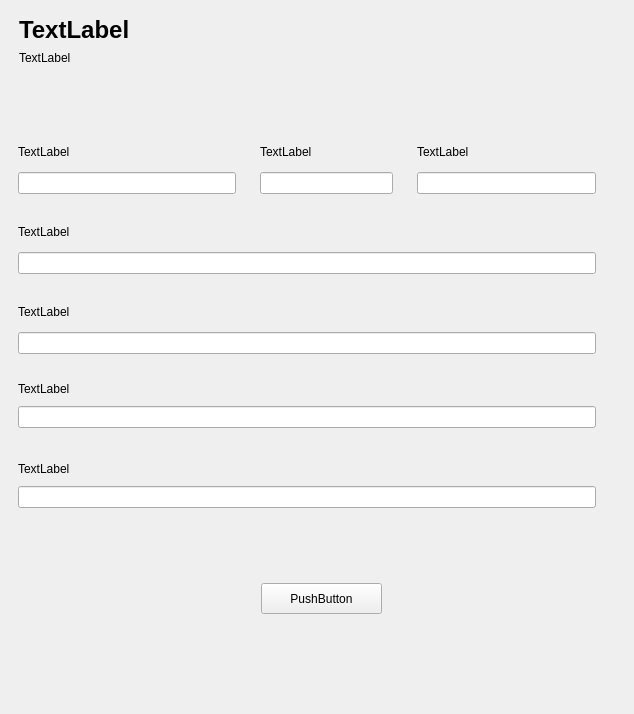
<?xml version="1.0" encoding="UTF-8"?>
<ui version="4.0">
 <class>RegisterWindow</class>
 <widget class="QMainWindow" name="RegisterWindow">
  <property name="geometry">
   <rect>
    <x>0</x>
    <y>0</y>
    <width>634</width>
    <height>714</height>
   </rect>
  </property>
  <property name="sizePolicy">
   <sizepolicy hsizetype="Fixed" vsizetype="Fixed">
    <horstretch>0</horstretch>
    <verstretch>0</verstretch>
   </sizepolicy>
  </property>
  <property name="minimumSize">
   <size>
    <width>634</width>
    <height>714</height>
   </size>
  </property>
  <property name="maximumSize">
   <size>
    <width>634</width>
    <height>714</height>
   </size>
  </property>
  <property name="windowTitle">
   <string>MainWindow</string>
  </property>
  <widget class="QWidget" name="centralwidget">
   <property name="sizePolicy">
    <sizepolicy hsizetype="Maximum" vsizetype="Maximum">
     <horstretch>0</horstretch>
     <verstretch>0</verstretch>
    </sizepolicy>
   </property>
   <layout class="QGridLayout" name="gridLayout_2">
    <item row="0" column="2">
     <layout class="QGridLayout" name="gridLayout">
      <item row="17" column="7">
       <spacer name="horizontalSpacer_14">
        <property name="orientation">
         <enum>Qt::Horizontal</enum>
        </property>
        <property name="sizeHint" stdset="0">
         <size>
          <width>40</width>
          <height>20</height>
         </size>
        </property>
       </spacer>
      </item>
      <item row="15" column="19">
       <spacer name="verticalSpacer">
        <property name="orientation">
         <enum>Qt::Vertical</enum>
        </property>
        <property name="sizeType">
         <enum>QSizePolicy::Preferred</enum>
        </property>
        <property name="sizeHint" stdset="0">
         <size>
          <width>3</width>
          <height>40</height>
         </size>
        </property>
       </spacer>
      </item>
      <item row="17" column="19">
       <spacer name="verticalSpacer_18">
        <property name="orientation">
         <enum>Qt::Vertical</enum>
        </property>
        <property name="sizeHint" stdset="0">
         <size>
          <width>20</width>
          <height>40</height>
         </size>
        </property>
       </spacer>
      </item>
      <item row="4" column="19">
       <spacer name="verticalSpacer_13">
        <property name="orientation">
         <enum>Qt::Vertical</enum>
        </property>
        <property name="sizeType">
         <enum>QSizePolicy::Preferred</enum>
        </property>
        <property name="sizeHint" stdset="0">
         <size>
          <width>3</width>
          <height>40</height>
         </size>
        </property>
       </spacer>
      </item>
      <item row="3" column="2" rowspan="2" colspan="7">
       <widget class="QWidget" name="widget_2" native="true">
        <layout class="QGridLayout" name="gridLayout_3">
         <item row="0" column="0">
          <widget class="QLabel" name="RegisterFormFirstnameLabel">
           <property name="text">
            <string>TextLabel</string>
           </property>
          </widget>
         </item>
         <item row="1" column="0">
          <widget class="QLineEdit" name="RegisterFormFirstnameLineEdit">
           <property name="focusPolicy">
            <enum>Qt::StrongFocus</enum>
           </property>
          </widget>
         </item>
        </layout>
       </widget>
      </item>
      <item row="3" column="9" rowspan="2" colspan="4">
       <widget class="QWidget" name="widget_3" native="true">
        <layout class="QGridLayout" name="gridLayout_4">
         <item row="0" column="0">
          <widget class="QLabel" name="RegisterFormSuffixLabel">
           <property name="text">
            <string>TextLabel</string>
           </property>
          </widget>
         </item>
         <item row="1" column="0">
          <widget class="QLineEdit" name="RegisterFormSuffixLineEdit">
           <property name="focusPolicy">
            <enum>Qt::ClickFocus</enum>
           </property>
          </widget>
         </item>
        </layout>
       </widget>
      </item>
      <item row="8" column="19">
       <spacer name="verticalSpacer_15">
        <property name="orientation">
         <enum>Qt::Vertical</enum>
        </property>
        <property name="sizeType">
         <enum>QSizePolicy::Preferred</enum>
        </property>
        <property name="sizeHint" stdset="0">
         <size>
          <width>3</width>
          <height>40</height>
         </size>
        </property>
       </spacer>
      </item>
      <item row="17" column="17">
       <spacer name="horizontalSpacer_9">
        <property name="orientation">
         <enum>Qt::Horizontal</enum>
        </property>
        <property name="sizeHint" stdset="0">
         <size>
          <width>40</width>
          <height>20</height>
         </size>
        </property>
       </spacer>
      </item>
      <item row="13" column="19">
       <spacer name="verticalSpacer_2">
        <property name="orientation">
         <enum>Qt::Vertical</enum>
        </property>
        <property name="sizeType">
         <enum>QSizePolicy::Preferred</enum>
        </property>
        <property name="sizeHint" stdset="0">
         <size>
          <width>3</width>
          <height>40</height>
         </size>
        </property>
       </spacer>
      </item>
      <item row="5" column="2" rowspan="2" colspan="17">
       <widget class="QWidget" name="widget_5" native="true">
        <layout class="QGridLayout" name="gridLayout_6">
         <item row="0" column="0">
          <widget class="QLabel" name="RegisterFormUsernameLabel">
           <property name="text">
            <string>TextLabel</string>
           </property>
          </widget>
         </item>
         <item row="1" column="0">
          <widget class="QLineEdit" name="RegisterFormUsernameLineEdit">
           <property name="sizePolicy">
            <sizepolicy hsizetype="Expanding" vsizetype="Fixed">
             <horstretch>0</horstretch>
             <verstretch>0</verstretch>
            </sizepolicy>
           </property>
           <property name="focusPolicy">
            <enum>Qt::ClickFocus</enum>
           </property>
          </widget>
         </item>
        </layout>
       </widget>
      </item>
      <item row="17" column="6">
       <spacer name="horizontalSpacer_3">
        <property name="orientation">
         <enum>Qt::Horizontal</enum>
        </property>
        <property name="sizeHint" stdset="0">
         <size>
          <width>40</width>
          <height>20</height>
         </size>
        </property>
       </spacer>
      </item>
      <item row="2" column="19">
       <spacer name="verticalSpacer_9">
        <property name="orientation">
         <enum>Qt::Vertical</enum>
        </property>
        <property name="sizeType">
         <enum>QSizePolicy::Preferred</enum>
        </property>
        <property name="sizeHint" stdset="0">
         <size>
          <width>3</width>
          <height>40</height>
         </size>
        </property>
       </spacer>
      </item>
      <item row="17" column="13">
       <spacer name="horizontalSpacer_7">
        <property name="orientation">
         <enum>Qt::Horizontal</enum>
        </property>
        <property name="sizeHint" stdset="0">
         <size>
          <width>40</width>
          <height>20</height>
         </size>
        </property>
       </spacer>
      </item>
      <item row="17" column="5">
       <spacer name="horizontalSpacer_13">
        <property name="orientation">
         <enum>Qt::Horizontal</enum>
        </property>
        <property name="sizeHint" stdset="0">
         <size>
          <width>40</width>
          <height>20</height>
         </size>
        </property>
       </spacer>
      </item>
      <item row="9" column="2" rowspan="2" colspan="17">
       <widget class="QWidget" name="widget_7" native="true">
        <layout class="QGridLayout" name="gridLayout_8">
         <item row="0" column="0">
          <widget class="QLabel" name="RegisterFormPasswordLabel_1">
           <property name="sizePolicy">
            <sizepolicy hsizetype="Preferred" vsizetype="Fixed">
             <horstretch>0</horstretch>
             <verstretch>0</verstretch>
            </sizepolicy>
           </property>
           <property name="text">
            <string>TextLabel</string>
           </property>
          </widget>
         </item>
         <item row="1" column="0">
          <widget class="QLineEdit" name="RegisterFormPasswordLineEdit_1">
           <property name="sizePolicy">
            <sizepolicy hsizetype="Expanding" vsizetype="Fixed">
             <horstretch>0</horstretch>
             <verstretch>0</verstretch>
            </sizepolicy>
           </property>
           <property name="focusPolicy">
            <enum>Qt::ClickFocus</enum>
           </property>
          </widget>
         </item>
        </layout>
       </widget>
      </item>
      <item row="17" column="8">
       <spacer name="horizontalSpacer_4">
        <property name="orientation">
         <enum>Qt::Horizontal</enum>
        </property>
        <property name="sizeHint" stdset="0">
         <size>
          <width>40</width>
          <height>20</height>
         </size>
        </property>
       </spacer>
      </item>
      <item row="11" column="19">
       <spacer name="verticalSpacer_4">
        <property name="orientation">
         <enum>Qt::Vertical</enum>
        </property>
        <property name="sizeType">
         <enum>QSizePolicy::Preferred</enum>
        </property>
        <property name="sizeHint" stdset="0">
         <size>
          <width>3</width>
          <height>40</height>
         </size>
        </property>
       </spacer>
      </item>
      <item row="17" column="14">
       <spacer name="horizontalSpacer_10">
        <property name="orientation">
         <enum>Qt::Horizontal</enum>
        </property>
        <property name="sizeHint" stdset="0">
         <size>
          <width>40</width>
          <height>20</height>
         </size>
        </property>
       </spacer>
      </item>
      <item row="6" column="19">
       <spacer name="verticalSpacer_7">
        <property name="orientation">
         <enum>Qt::Vertical</enum>
        </property>
        <property name="sizeType">
         <enum>QSizePolicy::Preferred</enum>
        </property>
        <property name="sizeHint" stdset="0">
         <size>
          <width>3</width>
          <height>40</height>
         </size>
        </property>
       </spacer>
      </item>
      <item row="17" column="3">
       <spacer name="horizontalSpacer_2">
        <property name="orientation">
         <enum>Qt::Horizontal</enum>
        </property>
        <property name="sizeHint" stdset="0">
         <size>
          <width>40</width>
          <height>20</height>
         </size>
        </property>
       </spacer>
      </item>
      <item row="17" column="15">
       <spacer name="horizontalSpacer_11">
        <property name="orientation">
         <enum>Qt::Horizontal</enum>
        </property>
        <property name="sizeHint" stdset="0">
         <size>
          <width>40</width>
          <height>20</height>
         </size>
        </property>
       </spacer>
      </item>
      <item row="3" column="13" rowspan="2" colspan="6">
       <widget class="QWidget" name="widget_4" native="true">
        <property name="sizePolicy">
         <sizepolicy hsizetype="Preferred" vsizetype="Preferred">
          <horstretch>0</horstretch>
          <verstretch>0</verstretch>
         </sizepolicy>
        </property>
        <layout class="QGridLayout" name="gridLayout_5">
         <item row="1" column="0">
          <widget class="QLineEdit" name="RegisterFormLastnameLineEdit">
           <property name="sizePolicy">
            <sizepolicy hsizetype="Expanding" vsizetype="Fixed">
             <horstretch>0</horstretch>
             <verstretch>0</verstretch>
            </sizepolicy>
           </property>
           <property name="focusPolicy">
            <enum>Qt::ClickFocus</enum>
           </property>
          </widget>
         </item>
         <item row="0" column="0">
          <widget class="QLabel" name="RegisterFormLastnameLabel">
           <property name="text">
            <string>TextLabel</string>
           </property>
          </widget>
         </item>
        </layout>
       </widget>
      </item>
      <item row="17" column="16">
       <spacer name="horizontalSpacer_12">
        <property name="orientation">
         <enum>Qt::Horizontal</enum>
        </property>
        <property name="sizeHint" stdset="0">
         <size>
          <width>40</width>
          <height>20</height>
         </size>
        </property>
       </spacer>
      </item>
      <item row="0" column="19">
       <spacer name="verticalSpacer_10">
        <property name="orientation">
         <enum>Qt::Vertical</enum>
        </property>
        <property name="sizeType">
         <enum>QSizePolicy::Preferred</enum>
        </property>
        <property name="sizeHint" stdset="0">
         <size>
          <width>3</width>
          <height>40</height>
         </size>
        </property>
       </spacer>
      </item>
      <item row="17" column="10">
       <spacer name="horizontalSpacer_6">
        <property name="orientation">
         <enum>Qt::Horizontal</enum>
        </property>
        <property name="sizeHint" stdset="0">
         <size>
          <width>40</width>
          <height>20</height>
         </size>
        </property>
       </spacer>
      </item>
      <item row="7" column="2" rowspan="2" colspan="17">
       <widget class="QWidget" name="widget_6" native="true">
        <layout class="QGridLayout" name="gridLayout_7">
         <item row="0" column="0">
          <widget class="QLabel" name="RegisterFormEmailLabel">
           <property name="text">
            <string>TextLabel</string>
           </property>
          </widget>
         </item>
         <item row="1" column="0">
          <widget class="QLineEdit" name="RegisterFormEmailLineEdit">
           <property name="sizePolicy">
            <sizepolicy hsizetype="Expanding" vsizetype="Fixed">
             <horstretch>0</horstretch>
             <verstretch>0</verstretch>
            </sizepolicy>
           </property>
           <property name="focusPolicy">
            <enum>Qt::ClickFocus</enum>
           </property>
          </widget>
         </item>
        </layout>
       </widget>
      </item>
      <item row="3" column="19">
       <spacer name="verticalSpacer_12">
        <property name="orientation">
         <enum>Qt::Vertical</enum>
        </property>
        <property name="sizeType">
         <enum>QSizePolicy::Preferred</enum>
        </property>
        <property name="sizeHint" stdset="0">
         <size>
          <width>3</width>
          <height>40</height>
         </size>
        </property>
       </spacer>
      </item>
      <item row="1" column="19">
       <spacer name="verticalSpacer_11">
        <property name="orientation">
         <enum>Qt::Vertical</enum>
        </property>
        <property name="sizeType">
         <enum>QSizePolicy::Preferred</enum>
        </property>
        <property name="sizeHint" stdset="0">
         <size>
          <width>3</width>
          <height>40</height>
         </size>
        </property>
       </spacer>
      </item>
      <item row="17" column="4">
       <spacer name="horizontalSpacer">
        <property name="orientation">
         <enum>Qt::Horizontal</enum>
        </property>
        <property name="sizeHint" stdset="0">
         <size>
          <width>40</width>
          <height>20</height>
         </size>
        </property>
       </spacer>
      </item>
      <item row="17" column="9">
       <spacer name="horizontalSpacer_5">
        <property name="orientation">
         <enum>Qt::Horizontal</enum>
        </property>
        <property name="sizeHint" stdset="0">
         <size>
          <width>40</width>
          <height>20</height>
         </size>
        </property>
       </spacer>
      </item>
      <item row="5" column="19">
       <spacer name="verticalSpacer_8">
        <property name="orientation">
         <enum>Qt::Vertical</enum>
        </property>
        <property name="sizeType">
         <enum>QSizePolicy::Preferred</enum>
        </property>
        <property name="sizeHint" stdset="0">
         <size>
          <width>3</width>
          <height>40</height>
         </size>
        </property>
       </spacer>
      </item>
      <item row="16" column="19">
       <spacer name="verticalSpacer_16">
        <property name="orientation">
         <enum>Qt::Vertical</enum>
        </property>
        <property name="sizeHint" stdset="0">
         <size>
          <width>20</width>
          <height>40</height>
         </size>
        </property>
       </spacer>
      </item>
      <item row="10" column="19">
       <spacer name="verticalSpacer_5">
        <property name="orientation">
         <enum>Qt::Vertical</enum>
        </property>
        <property name="sizeType">
         <enum>QSizePolicy::Preferred</enum>
        </property>
        <property name="sizeHint" stdset="0">
         <size>
          <width>3</width>
          <height>40</height>
         </size>
        </property>
       </spacer>
      </item>
      <item row="9" column="19">
       <spacer name="verticalSpacer_6">
        <property name="orientation">
         <enum>Qt::Vertical</enum>
        </property>
        <property name="sizeType">
         <enum>QSizePolicy::Preferred</enum>
        </property>
        <property name="sizeHint" stdset="0">
         <size>
          <width>3</width>
          <height>40</height>
         </size>
        </property>
       </spacer>
      </item>
      <item row="17" column="12">
       <spacer name="horizontalSpacer_8">
        <property name="orientation">
         <enum>Qt::Horizontal</enum>
        </property>
        <property name="sizeHint" stdset="0">
         <size>
          <width>40</width>
          <height>20</height>
         </size>
        </property>
       </spacer>
      </item>
      <item row="12" column="19">
       <spacer name="verticalSpacer_3">
        <property name="orientation">
         <enum>Qt::Vertical</enum>
        </property>
        <property name="sizeType">
         <enum>QSizePolicy::Preferred</enum>
        </property>
        <property name="sizeHint" stdset="0">
         <size>
          <width>3</width>
          <height>40</height>
         </size>
        </property>
       </spacer>
      </item>
      <item row="7" column="19">
       <spacer name="verticalSpacer_14">
        <property name="orientation">
         <enum>Qt::Vertical</enum>
        </property>
        <property name="sizeType">
         <enum>QSizePolicy::Preferred</enum>
        </property>
        <property name="sizeHint" stdset="0">
         <size>
          <width>3</width>
          <height>40</height>
         </size>
        </property>
       </spacer>
      </item>
      <item row="14" column="19">
       <spacer name="verticalSpacer_19">
        <property name="orientation">
         <enum>Qt::Vertical</enum>
        </property>
        <property name="sizeHint" stdset="0">
         <size>
          <width>20</width>
          <height>40</height>
         </size>
        </property>
       </spacer>
      </item>
      <item row="14" column="9" rowspan="2" colspan="4">
       <widget class="QWidget" name="widget_9" native="true">
        <widget class="QPushButton" name="RegisterFormSubmitBtn">
         <property name="geometry">
          <rect>
           <x>10</x>
           <y>20</y>
           <width>121</width>
           <height>31</height>
          </rect>
         </property>
         <property name="focusPolicy">
          <enum>Qt::ClickFocus</enum>
         </property>
         <property name="text">
          <string>PushButton</string>
         </property>
        </widget>
       </widget>
      </item>
      <item row="17" column="11">
       <spacer name="horizontalSpacer_15">
        <property name="orientation">
         <enum>Qt::Horizontal</enum>
        </property>
        <property name="sizeHint" stdset="0">
         <size>
          <width>40</width>
          <height>20</height>
         </size>
        </property>
       </spacer>
      </item>
      <item row="0" column="2" rowspan="3" colspan="7">
       <widget class="QWidget" name="widget" native="true">
        <widget class="QLabel" name="RegisterViewTitleLabel">
         <property name="geometry">
          <rect>
           <x>10</x>
           <y>10</y>
           <width>121</width>
           <height>21</height>
          </rect>
         </property>
         <property name="font">
          <font>
           <pointsize>18</pointsize>
           <weight>75</weight>
           <bold>true</bold>
          </font>
         </property>
         <property name="text">
          <string>TextLabel</string>
         </property>
        </widget>
        <widget class="QLabel" name="RegisterViewDescriptionLabel">
         <property name="geometry">
          <rect>
           <x>10</x>
           <y>40</y>
           <width>67</width>
           <height>17</height>
          </rect>
         </property>
         <property name="text">
          <string>TextLabel</string>
         </property>
        </widget>
       </widget>
      </item>
      <item row="11" column="2" rowspan="2" colspan="17">
       <widget class="QWidget" name="widget_8" native="true">
        <layout class="QGridLayout" name="gridLayout_9">
         <item row="0" column="0">
          <widget class="QLabel" name="RegisterFormPasswordLabel_2">
           <property name="sizePolicy">
            <sizepolicy hsizetype="Preferred" vsizetype="Fixed">
             <horstretch>0</horstretch>
             <verstretch>0</verstretch>
            </sizepolicy>
           </property>
           <property name="text">
            <string>TextLabel</string>
           </property>
          </widget>
         </item>
         <item row="1" column="0">
          <widget class="QLineEdit" name="RegisterFormPasswordLineEdit_2">
           <property name="focusPolicy">
            <enum>Qt::ClickFocus</enum>
           </property>
          </widget>
         </item>
        </layout>
       </widget>
      </item>
     </layout>
    </item>
    <item row="1" column="2">
     <spacer name="verticalSpacer_17">
      <property name="orientation">
       <enum>Qt::Vertical</enum>
      </property>
      <property name="sizeHint" stdset="0">
       <size>
        <width>20</width>
        <height>40</height>
       </size>
      </property>
     </spacer>
    </item>
   </layout>
  </widget>
  <widget class="QMenuBar" name="menuBar">
   <property name="geometry">
    <rect>
     <x>0</x>
     <y>0</y>
     <width>634</width>
     <height>22</height>
    </rect>
   </property>
  </widget>
  <action name="actionLogin">
   <property name="text">
    <string>Login</string>
   </property>
  </action>
  <action name="actionRegister">
   <property name="text">
    <string>Register</string>
   </property>
  </action>
 </widget>
 <resources/>
 <connections/>
</ui>
